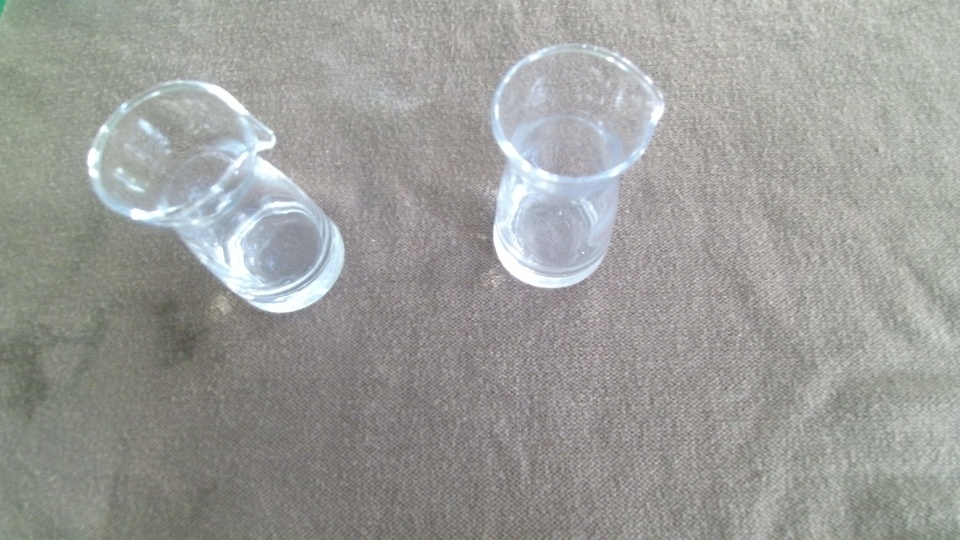
#> input picture src/calibration/imgs/13.jpg, 960 x 540 px, found by its file name
$ python detect_cups.py   (older library calls are emulated)
#> lines starting #> are read from the running program, lines starting #| are printed output that depends on the picture; after the words box and inside, x2 and y2 are one past the last pixel; in counts of white or black regions, pixels touching at a corner belong together
#!/usr/bin/python
# -*- coding: utf-8 -*-
# @File    : detect_cups.py
# @Time    : 18-7-18 上午9:53
# @Author  : Jee
# @Email   : jee_shao@163.com

import numpy as np
import cv2
import os

points = []

img = cv2.imread("./imgs/13.jpg",0)
#> img: shape (540, 960); min 80, max 255, mean 156.6

ret,th1 = cv2.threshold(img,180,255,cv2.THRESH_BINARY_INV)
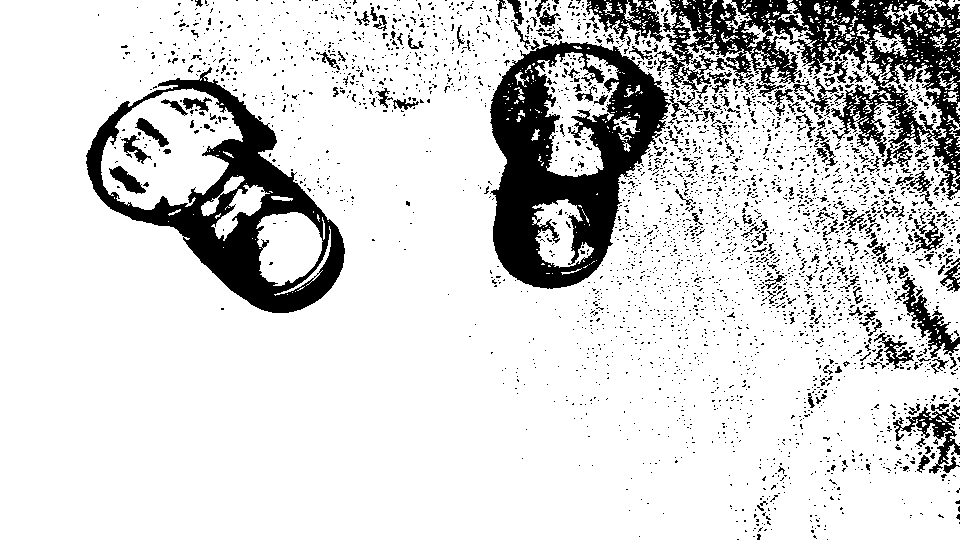
#> th1: shape (540, 960); 83.4% white; 3262 black regions (3057 under 20 px), largest, box (x1, y1, x2, y2) and area: (490, 39, 671, 289) 22231, (654, 0, 960, 200) 19600, (86, 67, 345, 313) 17273
# th1 = cv2.adaptiveThreshold(img,255,cv2.ADAPTIVE_THRESH_MEAN_C,cv2.THRESH_BINARY,5,2)
th2 = cv2.adaptiveThreshold(img,255,cv2.ADAPTIVE_THRESH_GAUSSIAN_C,cv2.THRESH_BINARY,5,2)
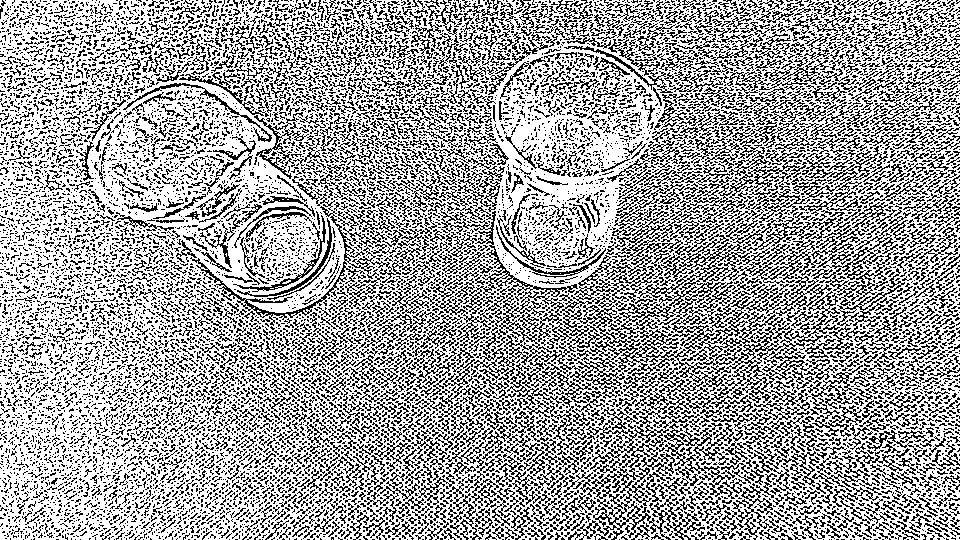
#> th2: shape (540, 960); 64.9% white; black in thin lines or dots
cv2.imshow("th1",th1)
# OpenCV定义的结构元素
kernel = cv2.getStructuringElement(cv2.MORPH_RECT, (3, 3))
# # 腐蚀图像
# eroded = cv2.erode(th1, kernel)
# # 显示腐蚀后的图像
# cv2.imshow("Eroded Image", eroded);
#
# # 膨胀图像
# dilated = cv2.dilate(th1, kernel)
# # 显示膨胀后的图像
# cv2.imshow("Dilated Image", dilated);
# # 开运算
# opened = cv2.morphologyEx(th1, cv2.MORPH_OPEN, kernel)
# # 显示腐蚀后的图像
# cv2.imshow("Open", opened);

# cv2.waitKey(0)

# 闭运算
#闭运算
closed = cv2.morphologyEx(th1, cv2.MORPH_CLOSE, kernel)
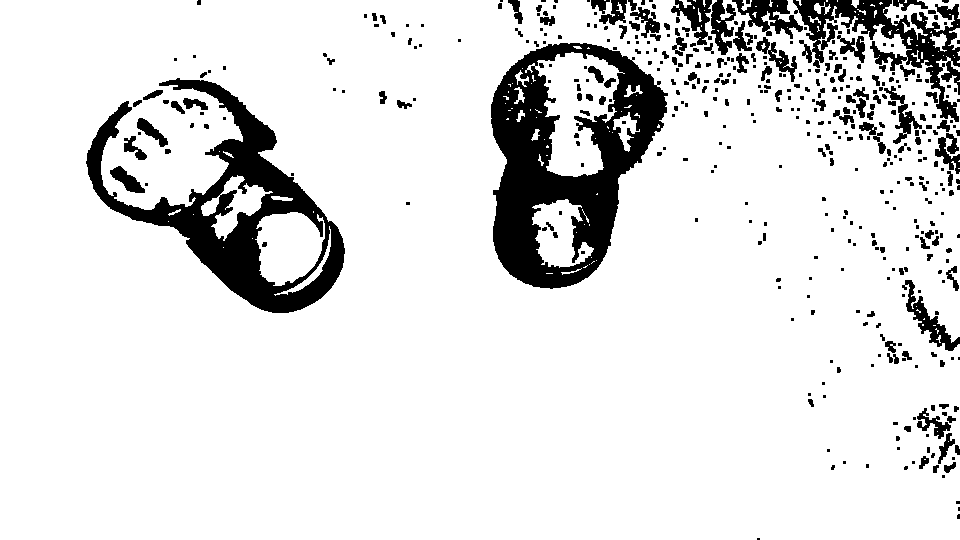
#> closed: shape (540, 960); 88% white; 443 black regions (280 under 20 px), largest, box (x1, y1, x2, y2) and area: (491, 43, 668, 289) 20798, (86, 78, 345, 313) 16627, (793, 0, 960, 122) 6133
cv2.imshow("Close", closed);

img1 = closed.copy()
img1 = cv2.GaussianBlur(img1,(3,3),0)  #高斯平滑
# img1 = cv2.medianBlur(img1,5)  #中通滤波
img1_canny = cv2.Canny(img1,200,300,apertureSize=3)  #边缘检测
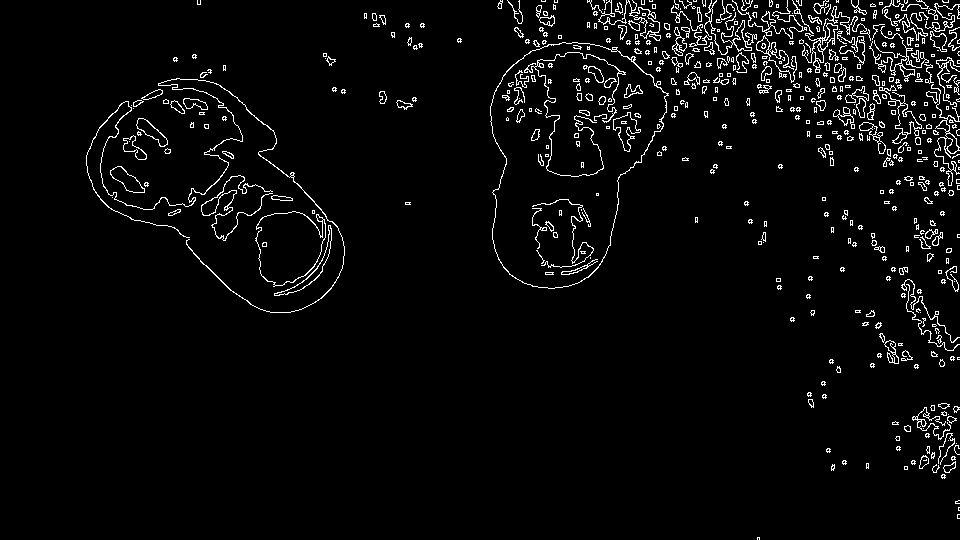
#> img1_canny: shape (540, 960); 3.7% white in thin lines or dots
cv2.imshow("guass",img1_canny)
image,contours,hierarchy = cv2.findContours(img1_canny,cv2.RETR_EXTERNAL,cv2.CHAIN_APPROX_SIMPLE)  #轮廓检测
#> contours = 466 contours, 350 with area under 20; largest, box (x1, y1, x2, y2) and area: (490, 42, 669, 289) 31138, (255, 211, 326, 287) 3864, (879, 85, 922, 144) 514, (802, 6, 871, 73) 474, (587, 0, 661, 41) 462
color = cv2.cvtColor(img,cv2.COLOR_GRAY2BGR)

for i in range(0,len(contours)):
    #矩形
    x, y, w, h = cv2.boundingRect(contours[i])
    if w>100 and h>100:
        points.append([x+w/2,y+h/2])
        cv2.rectangle(color, (x,y), (x+w,y+h), (255,0,0), 3)
    #最小外接矩形
    rect = cv2.minAreaRect(contours[i])
    box = cv2.boxPoints(rect)
    box = np.int0(box)
#> this loop made 466 passes
#> (x, y, w, h, rect, box) on passes 1 to 3: (757, 537, 3, 3, ((758, 538), (2, 2), -90), [[759, 539], [757, 539], [757, 537], [759, 537]]), (957, 514, 3, 5, ((958, 516), (4, 2), -90), [[959, 518], [957, 518], [957, 514], [959, 514]]), (958, 507, 2, 4, ((958.5, 508.5), (3, 1), -90), [[959, 510], [958, 510], [958, 507], [959, 507]])
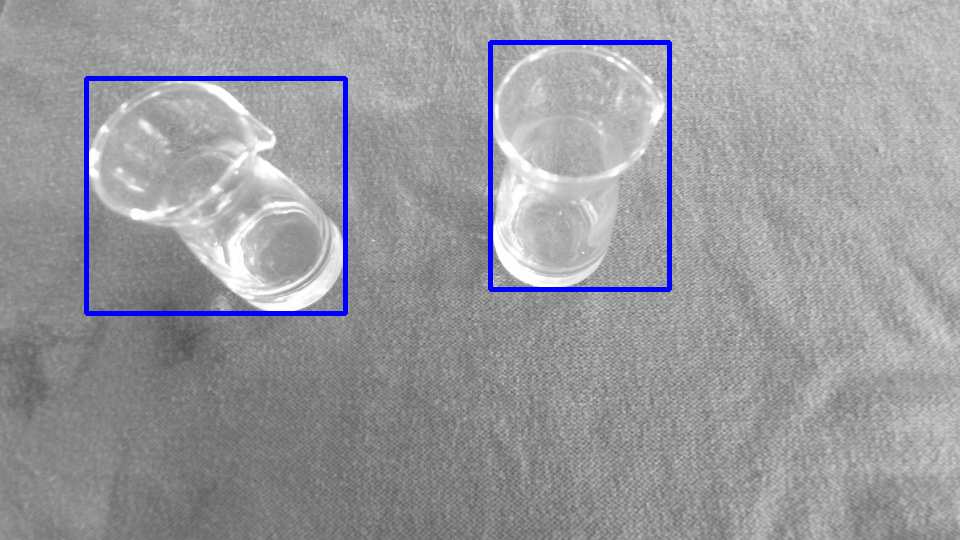
#> color: shape (540, 960, 3); mean B, G, R 158.4, 153.9, 153.9
#> after the loop, points = [[215.5, 195.5], [579.5, 165.5]]
    # cv2.drawContours(color, [box], 0, (0, 0, 255), 2)
cv2.imshow("canny",color)
print(points)
#| [[215.5, 195.5], [579.5, 165.5]]
cv2.waitKey(0)

#ORB特征匹配
orb = cv2.ORB_create()

kp1, des1 = orb.detectAndCompute(img1, None)
#> kp1 = 500 keypoints; strongest (x, y, size): (909, 429, 44.6), (590, 98, 44.6), (832, 80, 37.2), (908, 430, 37.2)

feature_name = '1.feature'
try:
    np.savetxt(feature_name, des1, fmt='%.5e') # 保存特征向量
    feature = np.loadtxt('1.feature') # 加载特征向量
    # cv2.imwrite(drawpath, img) # 保存绘制了SURF特征的图片
    feature = np.int0(feature)
except:
    print("ERROR")

#> (the run stopped early here; a loop or call above may not have finished)

$ run again, with src/calibration/imgs/1.jpg copied over src/calibration/imgs/13.jpg
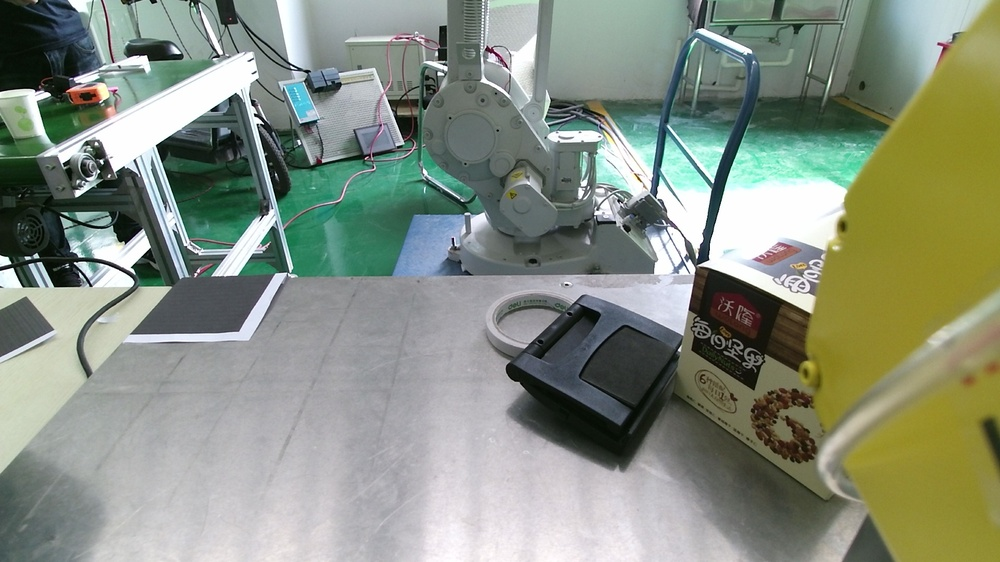
#> input picture src/calibration/imgs/1.jpg, 1000 x 562 px, shrunk from 1920 x 1080 before the run, found by its file name
#> `ret,th1 = cv2.threshold(img,180,255,cv2.THRESH_BINARY_INV)`:
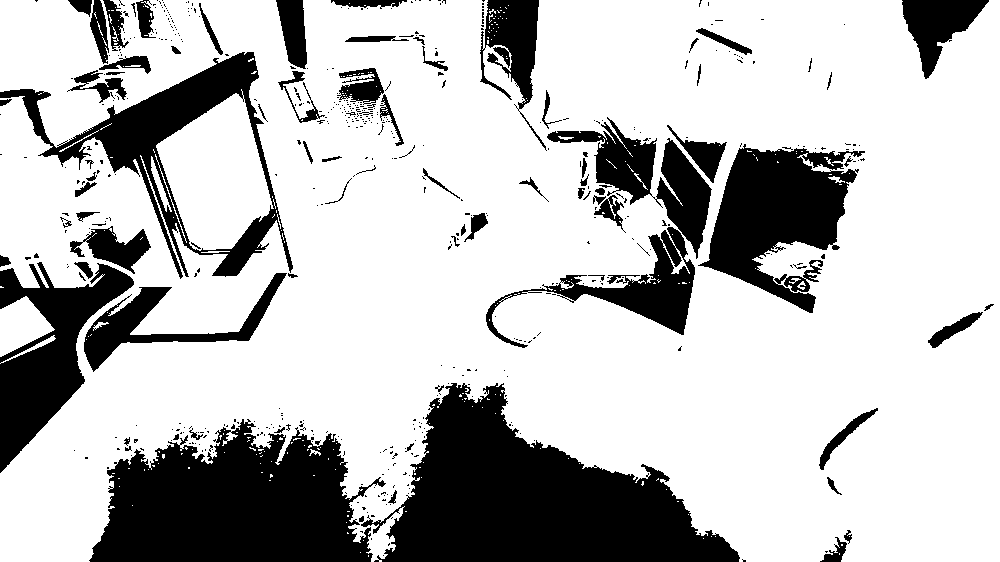
#> th1: shape (562, 1000); 74.5% white; 545 black regions (463 under 20 px), largest, box (x1, y1, x2, y2) and area: (361, 383, 740, 562) 35219, (89, 419, 386, 562) 28574, (698, 144, 865, 313) 14250
#> th2: shape (562, 1000); 80.1% white; black in thin lines or dots
#> closed: shape (562, 1000); 75.8% white; 142 black regions (55 under 20 px), largest, box (x1, y1, x2, y2) and area: (382, 383, 739, 562) 34611, (90, 422, 372, 562) 27731, (702, 148, 848, 313) 12954
#> img1_canny: shape (562, 1000); 2.5% white in thin lines or dots
#> contours = 173 contours, 93 with area under 20; largest, box (x1, y1, x2, y2) and area: (656, 141, 711, 253) 3362, (86, 228, 150, 271) 1543, (213, 208, 278, 276) 1494, (680, 139, 726, 182) 976, (338, 67, 384, 101) 797
#> the loop `for i in range(0,len(contours)):` made 173 passes
#> (x, y, w, h, rect, box) on passes 1 to 3: (375, 560, 4, 2, ((376.5, 560.5), (1, 3), -90), [[378, 561], [375, 561], [375, 560], [378, 560]]), (743, 559, 3, 3, ((744, 560), (2, 2), -90), [[745, 561], [743, 561], [743, 559], [745, 559]]), (837, 552, 4, 4, ((839, 553.5), (3.54, 2.12), -45), [[838, 555], [837, 554], [839, 551], [841, 553]])
#> after the loop `for i in range(0,len(contours)):`:
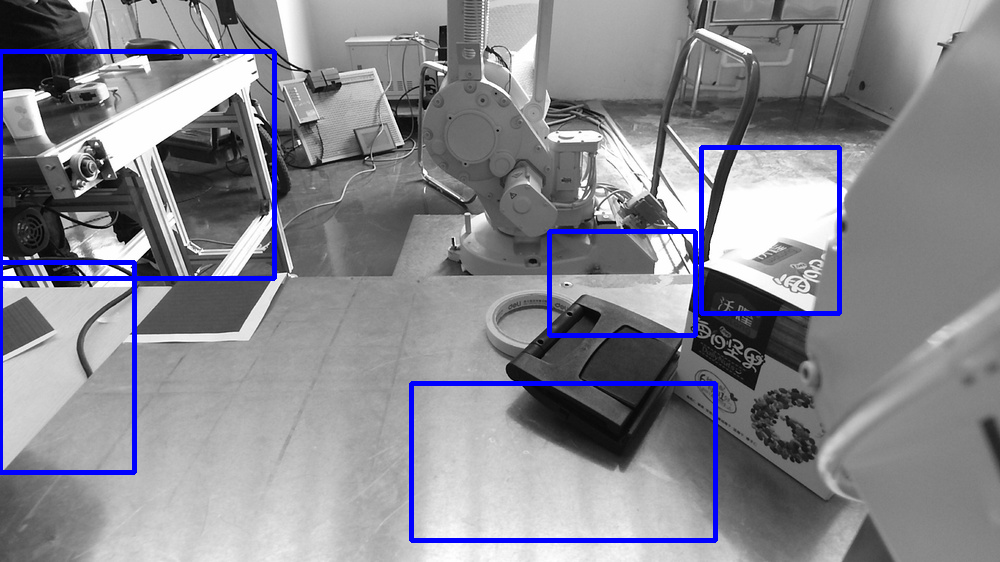
#> color: shape (562, 1000, 3); mean B, G, R 143.2, 135.2, 135.2
#> after the loop `for i in range(0,len(contours)):`: points = [[563, 461.5], [67, 367], [622, 283], [770, 230], [137, 164.5]]
#| [[563.0, 461.5], [67.0, 367.0], [622.0, 283.0], [770.0, 230.0], [137.0, 164.5]]
#> kp1 = 500 keypoints; strongest (x, y, size): (491, 55, 53.6), (522, 105, 31), (494, 59, 53.6), (520, 104, 37.2)

$ run again, with src/calibration/imgs/10.jpg copied over src/calibration/imgs/13.jpg
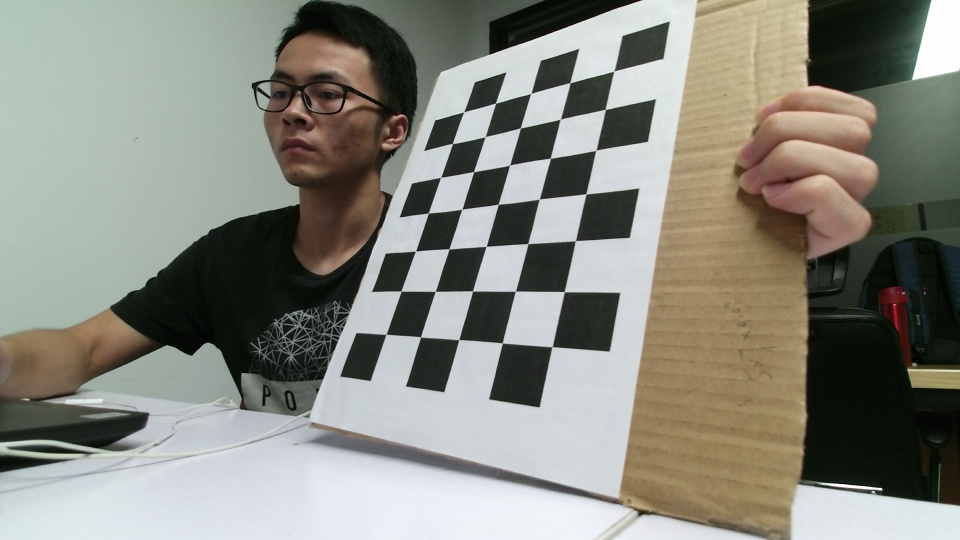
#> input picture src/calibration/imgs/10.jpg, 960 x 540 px, found by its file name
#> `ret,th1 = cv2.threshold(img,180,255,cv2.THRESH_BINARY_INV)`:
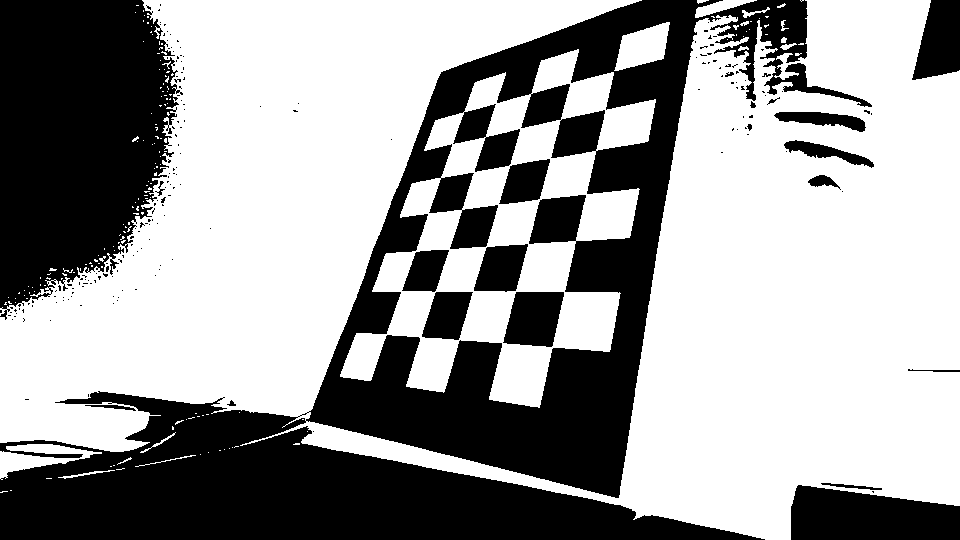
#> th1: shape (540, 960); 61.4% white; 198 black regions (176 under 20 px), largest, box (x1, y1, x2, y2) and area: (0, 0, 872, 540) 134119, (0, 0, 183, 320) 43415, (791, 485, 960, 540) 7487
#> th2: shape (540, 960); 88.8% white; black in thin lines or dots
#> closed: shape (540, 960); 61.9% white; 58 black regions (23 under 20 px), largest, box (x1, y1, x2, y2) and area: (309, 0, 719, 498) 72197, (0, 392, 761, 540) 55879, (0, 0, 176, 309) 42151
#> img1_canny: shape (540, 960); 2.2% white in thin lines or dots
#> contours = 107 contours, 73 with area under 20; largest, box (x1, y1, x2, y2) and area: (340, 49, 656, 408) 13266, (474, 244, 564, 347) 4502, (430, 172, 498, 249) 2522, (529, 194, 586, 244) 2047, (614, 22, 670, 71) 1675
#> the loop `for i in range(0,len(contours)):` made 107 passes
#> (x, y, w, h, rect, box) on passes 1 to 4: (0, 490, 9, 4, ((4, 491.5), (3, 8), -90), [[8, 493], [0, 493], [0, 490], [8, 490]]), (9, 489, 4, 3, ((10.5, 490), (2, 3), -90), [[12, 491], [9, 491], [9, 489], [12, 489]]), (869, 486, 5, 5, ((871, 488), (4, 4), -90), [[873, 490], [869, 490], [869, 486], [873, 486]]), (857, 485, 10, 4, ((861.5, 486.5), (3, 9), -90), [[866, 488], [857, 488], [857, 485], [866, 485]])
#> after the loop `for i in range(0,len(contours)):`:
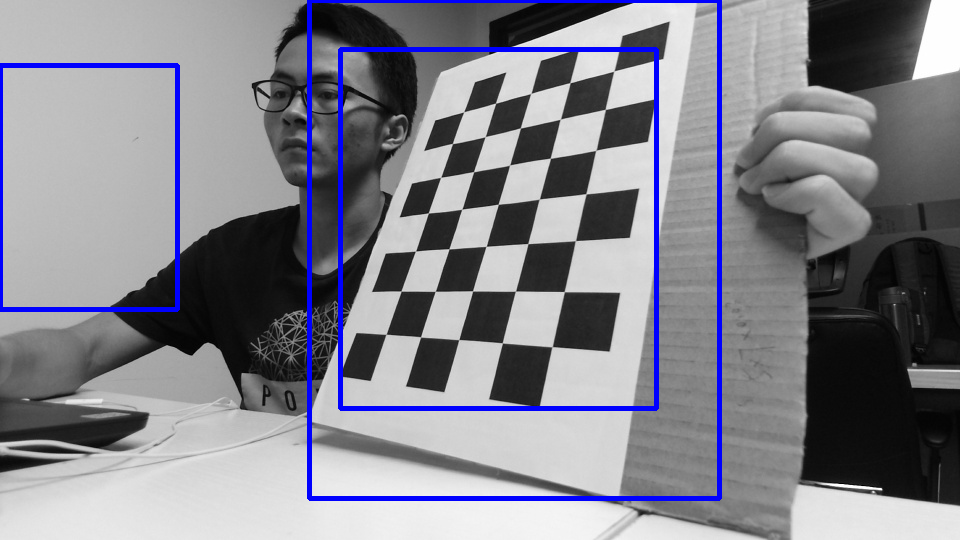
#> color: shape (540, 960, 3); mean B, G, R 139.4, 130.2, 130.2
#> after the loop `for i in range(0,len(contours)):`: points = [[88.5, 187], [498, 228.5], [514, 249]]
#| [[88.5, 187.0], [498.0, 228.5], [514.0, 249.0]]
#> kp1 = 500 keypoints; strongest (x, y, size): (779, 71, 37.2), (786, 83, 64.3), (749, 125, 31), (231, 402, 31)
